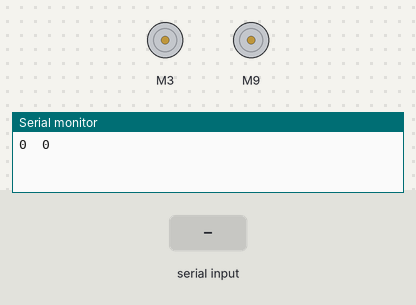
Bench run of a sketch on a simulated Arduino Uno, built with avr-gcc and run on an emulated ATmega328P. On the bench: 2 × DC motor (green arrow = forward, orange = backward, longer = faster), the last lines printed to the serial monitor. The test bench sets the inputs (shaded band).

Above: at 1.2 s.
1.3 s: "90,45\n" received over Serial
At 1.6 s:
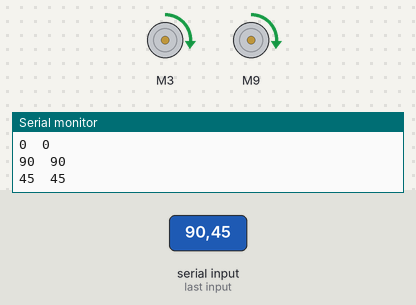
2.8 s: "30,150\n" received over Serial
At 4.0 s:
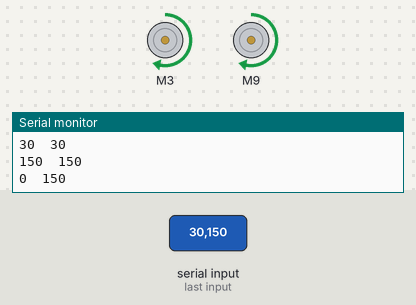
4.3 s: "90\n" received over Serial
At 5.1 s:
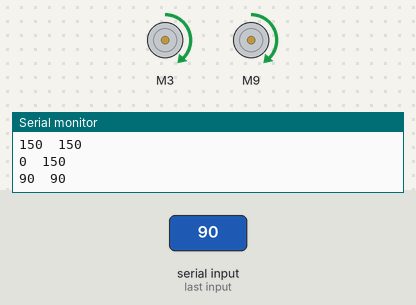
5.8 s: "200\n" received over Serial
At 6.3 s:
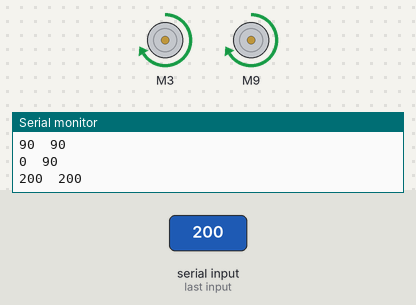
Timing chart, 0 to 8.3 s (numbered marks = the images above; inputs shaded):
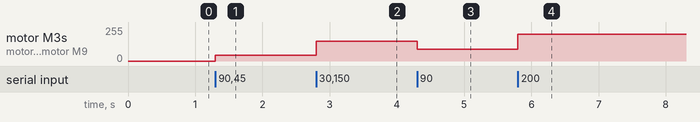

Measured:
- after the input at 1.3 s, motor M3, motor M9: stopped → forward 45/255 at once
- after the input at 2.8 s, motor M3, motor M9: forward 45/255 → forward 150/255 at once
- after the input at 4.3 s, motor M3, motor M9: forward 150/255 → forward 90/255 at once
- after the input at 5.8 s, motor M3, motor M9: forward 90/255 → forward 200/255 at once

The sketch:

Trial_throw_r1.ino
```cpp
#include "CytronMotorDriver.h"

int a , spd ;
// Configure the motor driver.
CytronMD motor1(PWM_DIR, 3, 4);  // PWM = Pin 3, DIR = Pin 4.
CytronMD motor2(PWM_DIR, 9 , 10);

// The setup routine runs once when you press reset.
void setup() {
  Serial.begin(115200) ;
}


// The loop routine runs over and over again forever.
void loop() {
  a = Serial.parseInt();
  if(Serial.available() && a>= -255 && a <= 255){
    spd = a ;
  }
  motor1.setSpeed(spd);
  motor2.setSpeed(spd);
  Serial.print(a) ;
  Serial.print("\t") ;
  Serial.print(spd) ;
  Serial.print("\n");
}
```
